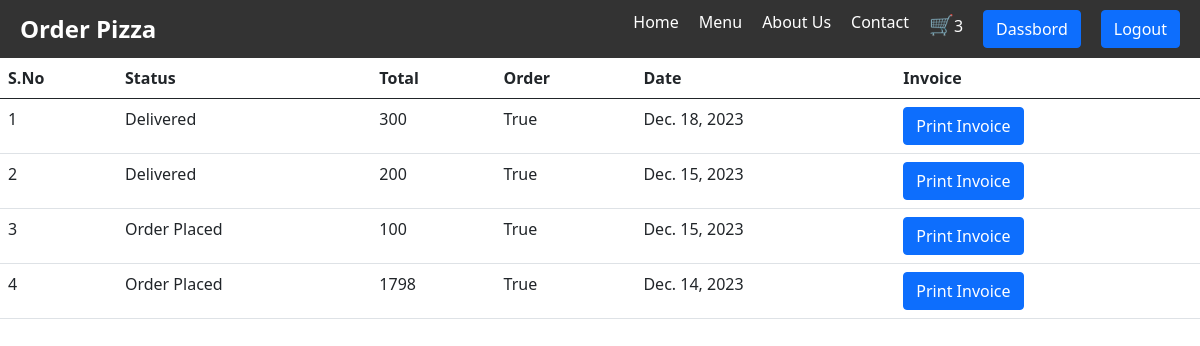
Screenshot of /orders/ (signed in) with the database file from the repository.
### app/models.py (models this page shows, shortened)
class BaseModel(models.Model):
    uid=models.UUIDField(default=uuid.uuid4,editable=False,primary_key=True)
    created_at=models.DateField(auto_now_add=True)
    update_at=models.DateField(auto_now_add=True)
    class Meta:
        abstract=True

class Cart(BaseModel):
    ORDER_PLACED = 'placed'
    IN_TRANSIT = 'in_transit'
    DELIVERED = 'delivered'
    ORDER_STATUS_CHOICES = [
        (ORDER_PLACED, 'Order Placed'),
        (IN_TRANSIT, 'In Transit'),
        (DELIVERED, 'Delivered'),
    ]
    user=models.ForeignKey(User,null=True,blank=True,on_delete=models.SET_NULL,related_name="carts")
    is_paid=models.BooleanField(default=False)
    coupon=models.ForeignKey(Coupon,on_delete=models.SET_NULL,null=True,blank=True)
    status = models.CharField(max_length=20, choices=ORDER_STATUS_CHOICES, default=ORDER_PLACED)
    instamojo_id = models.CharField(max_length=100)
    order_date = models.DateTimeField(default=timezone.now)  # New field for order date
    delivered_date = models.DateTimeField(null=True, blank=True)  # New field for delivered date
    def get_cart_total(self):
        return CartItems.objects.filter(cart =self).aggregate(total_price=Sum("pizaa__price")).get('total_price') or 0
    class Meta:
        ordering = ['-order_date']

### app/views.py (the view)
# urls.py: path("orders/", views.orders,name="orders"),
def orders(request):
    orders=Cart.objects.filter(is_paid=True,user=request.user).order_by("-created_at")
    context={"orders":orders}
    return render(request,"app/oder.html",context)

### template/app/oder.html (shortened to what this page needs)
<!DOCTYPE html>
<html lang="en">
<head>
    {% extends "app/base.html" %}
    {% block start %}
    <link href="https://cdn.jsdelivr.net/npm/bootstrap@5.0.2/dist/css/bootstrap.min.css" rel="stylesheet">
    <link href="https://cdnjs.cloudflare.com/ajax/libs/font-awesome/5.15.4/css/all.min.css" rel="stylesheet">
</head>
<body>
    <table class="table">
        <thead>
            <tr>
                <th scope="col">S.No</th>
                <th scope="col">Status</th>
                <th scope="col">Total</th>
                <th scope="col">Order</th>
                <th scope="col">Date</th>
                <th scope="col">Invoice</th>
            </tr>
        </thead>
        <tbody>
            {% for order in orders %}
                <tr>
                    <td>{{ forloop.counter }}</td>
                    <td>{{ order.get_status_display }}</td>
                    <td>{{ order.get_cart_total }}</td>
                    <td>True</td>
                    <td>{{ order.created_at }}</td>
                    <td><a href="{% url 'generate_invoice' order.uid %}" class="btn btn-primary">Print Invoice</a></td>
                </tr>
            {% endfor %}
        </tbody>
    </table>
</body>
{% endblock %}

### template/app/base.html (shortened to what this page needs)
<!DOCTYPE html>
<html>
<head>
</head>
<body>
    <nav>
        <div class="logo">Order Pizza</div>
        <ul>
            <li><a href="/">Home</a></li>
            <li><a href="#">Menu</a></li>
            <li><a href="#">About Us</a></li>
            <li><a href="#">Contact</a></li>
            <li><a href="{% url 'cart' %}"><span class="cart-icon">🛒</span></a>{{request.user.get_cart_count}}</li>
            {% if request.user.is_authenticated %}
            <li><a href="{% url 'orders' %}" class="btn btn-primary">Dassbord</a></li>
            <li><a href="{% url 'logout_view' %}" class="btn btn-primary">Logout</a></li>
            {% else %}
            <li><a href="{% url 'login_page' %}">Login</a></li>
            <li><a href="{% url 'register_page' %}">Signup</a></li>
            {% endif %}
        </ul>
    </nav>
    {% block start %}
    {% endblock %}
</body>
</html>

### template/app/base.html (style rules this page uses)
body { font-family: Arial, sans-serif; margin: 0; padding: 0; }
nav { background-color: #333; color: #fff; display: flex; justify-content: space-between; align-items: center; padding: 10px 20px; }
nav ul { list-style: none; margin: 0; padding: 0; display: flex; }
nav ul li { margin-right: 20px; }
nav ul li:last-child { margin-right: 0; }
nav ul li a { color: #fff; text-decoration: none; }
.logo { font-size: 24px; font-weight: bold; }
.cart-icon { font-size: 20px; }

### rows the page displays
Cart: status "Delivered", get_cart_total "300", created_at "Dec. 18, 2023"
Cart: status "Delivered", get_cart_total "200", created_at "Dec. 15, 2023"
Cart: status "Order Placed", get_cart_total "100", created_at "Dec. 15, 2023"
Cart: status "Order Placed", get_cart_total "1798", created_at "Dec. 14, 2023"

### other values shown
{{ request.user.get_cart_count }} "3"
